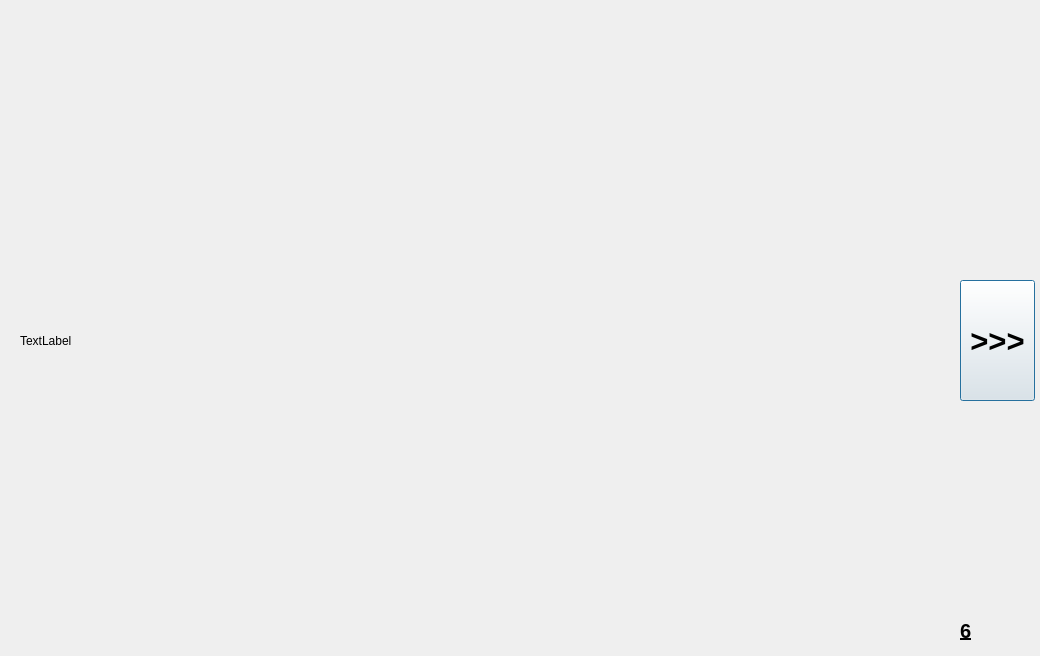
<?xml version="1.0" encoding="UTF-8"?>
<ui version="4.0">
 <class>cours6</class>
 <widget class="QDialog" name="cours6">
  <property name="geometry">
   <rect>
    <x>0</x>
    <y>0</y>
    <width>1040</width>
    <height>656</height>
   </rect>
  </property>
  <property name="windowTitle">
   <string>Dialog</string>
  </property>
  <widget class="QLabel" name="label">
   <property name="geometry">
    <rect>
     <x>20</x>
     <y>10</y>
     <width>931</width>
     <height>661</height>
    </rect>
   </property>
   <property name="text">
    <string>TextLabel</string>
   </property>
  </widget>
  <widget class="QPushButton" name="pushButton">
   <property name="geometry">
    <rect>
     <x>960</x>
     <y>280</y>
     <width>75</width>
     <height>121</height>
    </rect>
   </property>
   <property name="font">
    <font>
     <pointsize>23</pointsize>
     <bold>true</bold>
    </font>
   </property>
   <property name="text">
    <string>&gt;&gt;&gt;</string>
   </property>
  </widget>
  <widget class="QLabel" name="label_2">
   <property name="geometry">
    <rect>
     <x>960</x>
     <y>600</y>
     <width>101</width>
     <height>61</height>
    </rect>
   </property>
   <property name="font">
    <font>
     <pointsize>15</pointsize>
     <italic>false</italic>
     <bold>true</bold>
     <underline>true</underline>
    </font>
   </property>
   <property name="text">
    <string>6</string>
   </property>
  </widget>
 </widget>
 <resources/>
 <connections/>
</ui>
